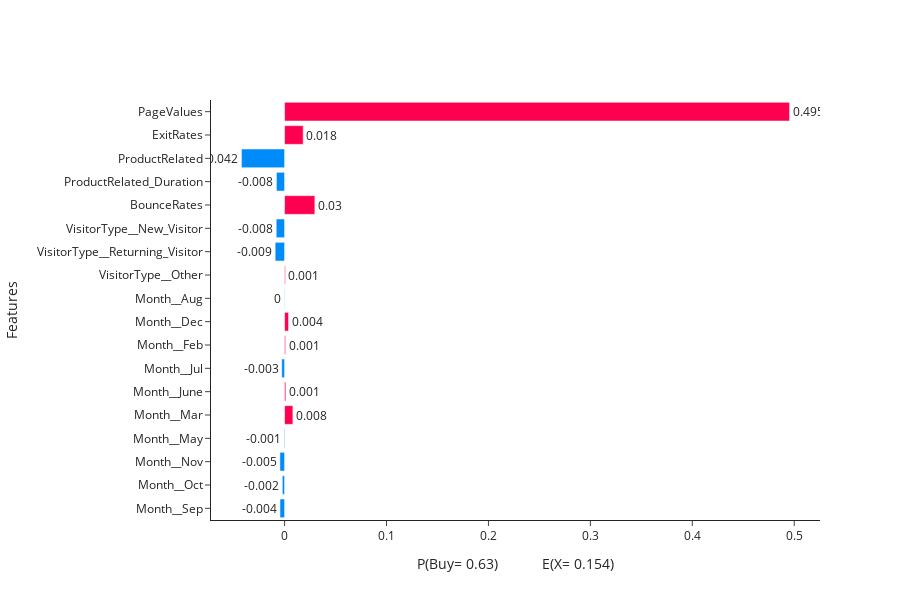

Here is the notebook cell this chart was saved with:
### Code cell
fill_color = ["#ff0051" if val >= 0 else "#008bfb" for val in shap_values[1]]
fig = go.Figure()
fig.add_trace(
    go.Bar(
        x=shap_values[1],
        y=cols_to_use,
        text=np.round(shap_values[1], 3),
        orientation="h",
        marker_color=fill_color,
    )
)
fig.update_traces(textposition="outside")
fig.update_layout(
    yaxis=dict(title="Features", autorange="reversed"),
    xaxis=dict(
        title=f"""P(Buy= {rf_clf.predict_proba([X_valid_sel.iloc[950]])[0][1]})  
        E(X= {np.round(explainer.expected_value[1],3)})"""
    ),
    height=600,
    template="simple_white",
)
fig.show()

### Figure 1 — Plotly figure (JSON) as saved in the notebook; plotly's stock layout.template omitted (floating-point values rounded to 4 significant figures)
{"data": [{"marker": {"color": ["#ff0051", "#ff0051", "#008bfb", "#008bfb", "#ff0051", "#008bfb", "#008bfb", "#ff0051", "#008bfb", "#ff0051", "#ff0051", "#008bfb", "#ff0051", "#ff0051", "#008bfb", "#008bfb", "#008bfb", "#008bfb"]}, "orientation": "h", "text": [0.495, 0.018, -0.042, -0.008, 0.03, -0.008, -0.009, 0.001, 0, 0.004, 0.001, -0.003, 0.001, 0.008, -0.001, -0.005, -0.002, -0.004], "textposition": "outside", "type": "bar", "x": [0.4954, 0.01825, -0.04231, -0.007992, 0.0297, -0.008203, -0.009232, 0.0007127, -0.0003245, 0.003883, 0.0009758, -0.00279, 0.001215, 0.008158, -0.0005341, -0.004589, -0.00221, -0.004491], "y": ["PageValues", "ExitRates", "ProductRelated", "ProductRelated_Duration", "BounceRates", "VisitorType__New_Visitor", "VisitorType__Returning_Visitor", "VisitorType__Other", "Month__Aug", "Month__Dec", "Month__Feb", "Month__Jul", "Month__June", "Month__Mar", "Month__May", "Month__Nov", "Month__Oct", "Month__Sep"]}], "layout": {"height": 600, "xaxis": {"title": {"text": "P(Buy= 0.63)  \n        E(X= 0.154)"}}, "yaxis": {"autorange": "reversed", "title": {"text": "Features"}}}}
